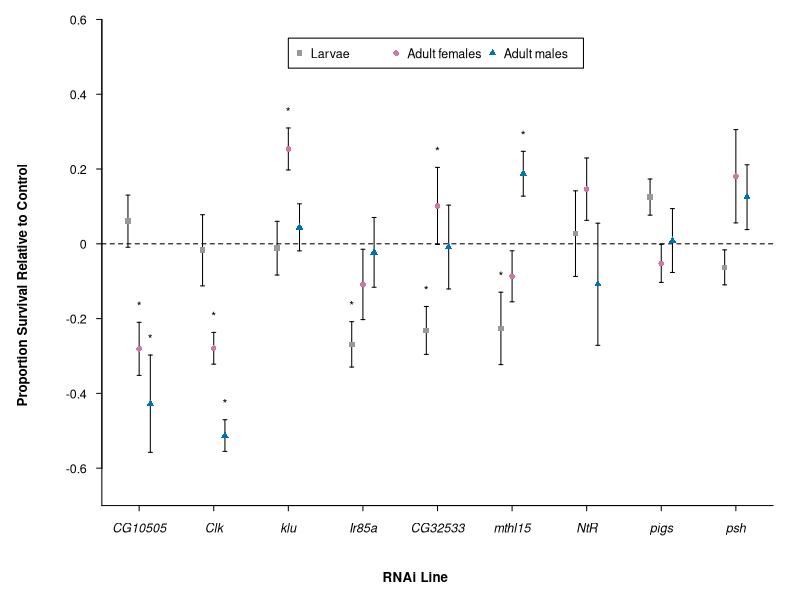

Here is the R script that generated this plot:
# Jantina Toxopeus - plot RNAi line phenotypes

setwd("~/University/Post-Doc/RNAi")

my.data <- read.csv("RNAiData_v6.csv", stringsAsFactors = FALSE)
str(my.data)

P2.data <- my.data[my.data$Insertion.site=="attP2",]
P40.data <- my.data[my.data$Insertion.site=="attP40",]

P2.data$Line <- factor(P2.data$Line, levels = c("control","CG10505","klu","NtR", "pigs"))
P40.data$Line <- factor(P40.data$Line, levels = c("control","CG32533","Clk","Ir85a","mthl15", "psh"))

larv.P2.data <- P2.data[which(P2.data$Stage=="Larvae"),]
larv.P40.data <- P40.data[which(P40.data$Stage=="Larvae"),]
ad.P2.f.data <- P2.data[which(P2.data$Stage=="Female"),]
ad.P40.f.data <- P40.data[which(P40.data$Stage=="Female"),]
ad.P2.m.data <- P2.data[which(P2.data$Stage=="Male"),]
ad.P40.m.data <- P40.data[which(P40.data$Stage=="Male"),]

#points and errors for plotting relative PSurvival
P2.means <- tapply(larv.P2.data$PSurvival, larv.P2.data$Line,mean) 
P2.means <- P2.means - P2.means[1]
P2.sd <- tapply(larv.P2.data$PSurvival, larv.P2.data$Line,sd) 
P2.N <- tapply(larv.P2.data$PSurvival, larv.P2.data$Line,length)
P2.se <- P2.sd/sqrt(P2.N)

P40.means <- tapply(larv.P40.data$PSurvival, larv.P40.data$Line,mean) 
P40.means <- P40.means - P40.means[1] 
P40.sd <- tapply(larv.P40.data$PSurvival, larv.P40.data$Line,sd) 
P40.N <- tapply(larv.P40.data$PSurvival, larv.P40.data$Line,length)
P40.se <- P40.sd/sqrt(P40.N)

P2.f.means <- tapply(ad.P2.f.data$PSurvival, ad.P2.f.data$Line,mean) 
P2.f.means <- P2.f.means - P2.f.means[1]
P2.f.sd <- tapply(ad.P2.f.data$PSurvival, ad.P2.f.data$Line,sd) 
P2.f.N <- tapply(ad.P2.f.data$PSurvival, ad.P2.f.data$Line,length)
P2.f.se <- P2.f.sd/sqrt(P2.f.N)

P40.f.means <- tapply(ad.P40.f.data$PSurvival, ad.P40.f.data$Line,mean) 
P40.f.means <- P40.f.means - P40.f.means[1]
P40.f.sd <- tapply(ad.P40.f.data$PSurvival, ad.P40.f.data$Line,sd) 
P40.f.N <- tapply(ad.P40.f.data$PSurvival, ad.P40.f.data$Line,length)
P40.f.se <- P40.f.sd/sqrt(P40.f.N)


P2.m.means <- tapply(ad.P2.m.data$PSurvival, ad.P2.m.data$Line,mean) 
P2.m.means <- P2.m.means - P2.m.means[1]
P2.m.sd <- tapply(ad.P2.m.data$PSurvival, ad.P2.m.data$Line,sd) 
P2.m.N <- tapply(ad.P2.m.data$PSurvival, ad.P2.m.data$Line,length)
P2.m.se <- P2.m.sd/sqrt(P2.m.N)

P40.m.means <- tapply(ad.P40.m.data$PSurvival, ad.P40.m.data$Line,mean) 
P40.m.means <- P40.m.means - P40.m.means[1]
P40.m.sd <- tapply(ad.P40.m.data$PSurvival, ad.P40.m.data$Line,sd) 
P40.m.N <- tapply(ad.P40.m.data$PSurvival, ad.P40.m.data$Line,length)
P40.m.se <- P40.m.sd/sqrt(P40.m.N)

#single plot of relative PSurvival
par(mfrow=c(1,1), mar=c(3,3,0,0), oma=c(2,2,0,0), cex=0.75, xpd=TRUE)

plot(P2.f.means~c(1,2,3,4,5), xlim=c(0.5,9.5), ylim=c(-0.7,0.6),type="n",axes=FALSE,
     xlab="RNAi Line", ylab="Proportion survival relative to control")

axis(side=2, at=c(-0.6,-0.4,-0.2,0,0.2,0.4,0.6), cex.axis=1,las=1,
     labels = c(-0.6,-0.4,-0.2,0,0.2,0.4,0.6), pos=0.5, tck=-0.01)
lines(c(0.5,0.5),c(-0.7,0.6))
axis(side=1, at=c(1,2,3,4,5,6,7,8,9), cex.axis=1,las=1,
     labels = c("CG10505", "Clk", "klu", "Ir85a", "CG32533", "mthl15", "NtR", "pigs", "psh"), 
     pos=-0.7, tck=-0.01, font=3)
lines(c(0.5,9.5),c(-0.7,-0.7))

#zero line
lines(c(0.5,9.5), c(0,0), lty=2)

#y-axis title
mtext("Proportion Survival Relative to Control", side=2, outer=TRUE, cex=0.8, font=2)
#x-axis title
mtext("RNAi Line", side=1, outer=TRUE, cex=0.8, font=2)

#legend
legend(3,0.55, horiz=TRUE, c("Larvae",  "Adult females", "Adult males"), 
       pch=c(15,16,17), col=c("#999999", "#CC79A7", "#0072B2"))

Y.larv <- c(P2.means[2], P40.means[3], P2.means[3], P40.means[c(4,2,5)], P2.means[c(4,5)], P40.means[6])
Y.f <- c(P2.f.means[2], P40.f.means[3], P2.f.means[3], P40.f.means[c(4,2,5)], P2.f.means[c(4,5)], P40.f.means[6])
Y.m <- c(P2.m.means[2], P40.m.means[3], P2.m.means[3], P40.m.means[c(4,2,5)], P2.m.means[c(4,5)], P40.m.means[6])

se.larv <- c(P2.se[2], P40.se[3], P2.se[3], P40.se[c(4,2,5)], P2.se[c(4,5)], P40.se[6])
se.f <- c(P2.f.se[2], P40.f.se[3], P2.f.se[3], P40.f.se[c(4,2,5)], P2.f.se[c(4,5)], P40.f.se[6])
se.m <- c(P2.m.se[2], P40.m.se[3], P2.m.se[3], P40.m.se[c(4,2,5)], P2.m.se[c(4,5)], P40.m.se[6])

X <- c(1,2,3,4,5,6,7,8,9)
X.larv <- X - 0.15
X.f <- X
X.m <- X + 0.15

#error bars (standard error)
arrows(X.larv, Y.larv-se.larv, X.larv, Y.larv+se.larv,
       length=0.02, angle=90, code=3) #larvae
arrows(X.f, Y.f-se.f, X.f, Y.f+se.f,
       length=0.02, angle=90, code=3) #females
arrows(X.m, Y.m-se.m, X.m, Y.m+se.m,
       length=0.02, angle=90, code=3) #males
#means
points(X.larv, Y.larv, col="#999999",cex=1, pch=15)
points(X.f, Y.f, col="#CC79A7",cex=1, pch=16)
points(X.m, Y.m, col="#0072B2",cex=1, pch=17)

#stats
text(X.larv[c(4,5,6)], Y.larv[c(4,5,6)]+se.larv[c(4,5,6)]+0.05, "*")
text(X.f[c(1,2,3,5)], Y.f[c(1,2,3,5)]+se.f[c(1,2,3,5)]+0.05, "*")
text(X.m[c(1,2,6)], Y.m[c(1,2,6)]+se.m[c(1,2,6)]+0.05, "*")

#export as "RelativePSurvivalbyLinev6.pdf" 7 x 3.5"
